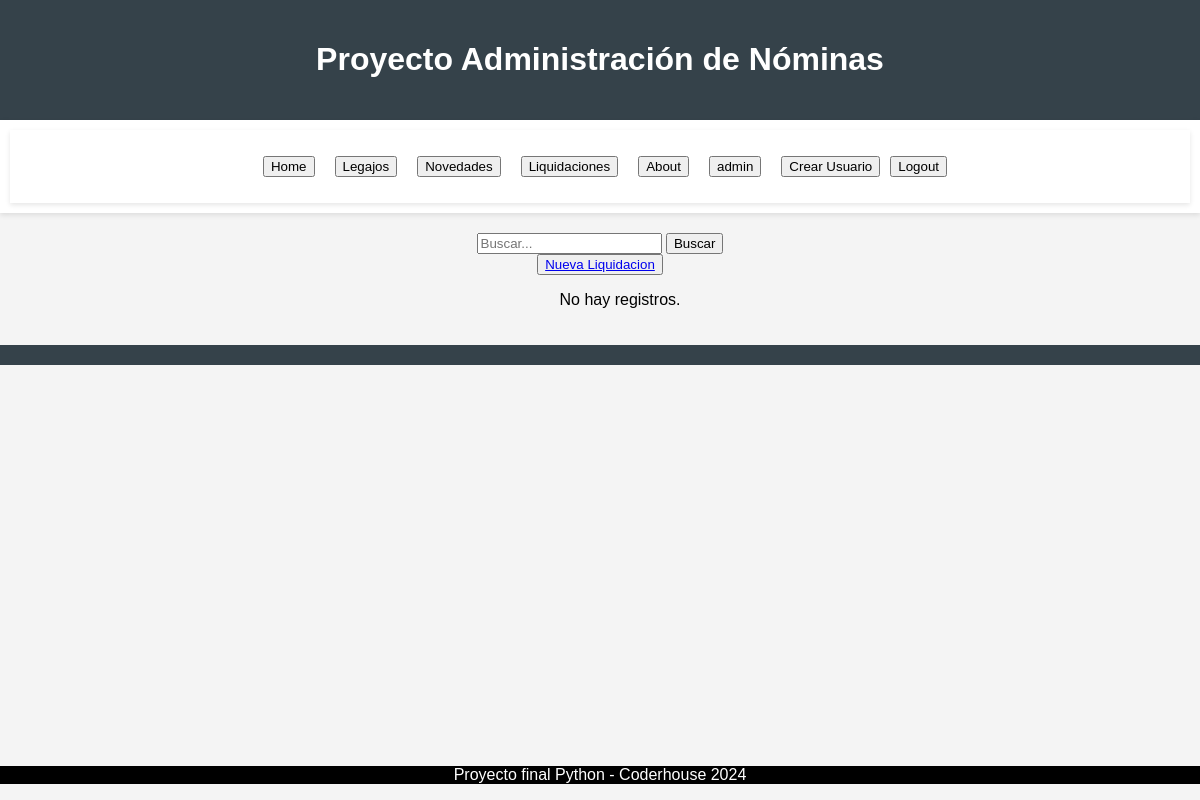
/nominas/liquidacion/list (signed in), run on an earlier commit of the app's database.
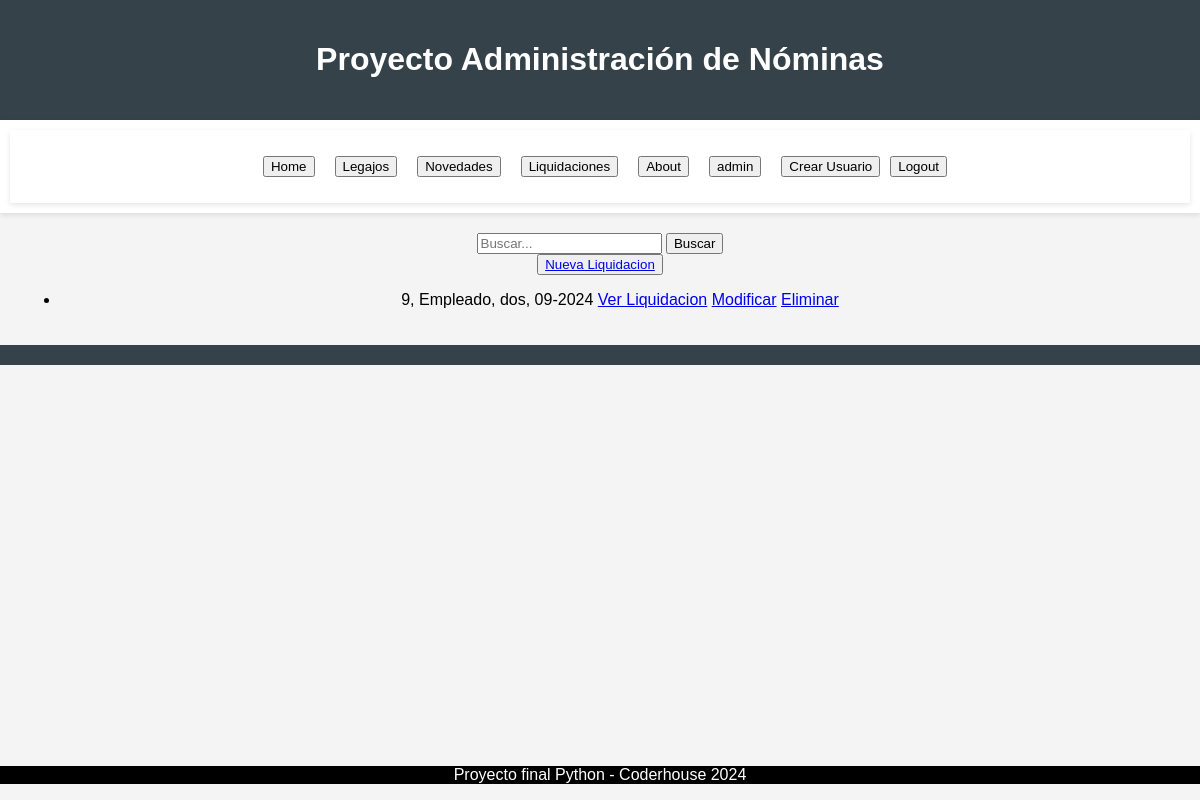
And on a later commit of the database.
### nominas/models.py (models this page shows, shortened)
class Liquidacion(models.Model):
    empleado = models.ForeignKey(Empleado, on_delete=models.CASCADE)
    periodo = models.CharField(max_length=7)  # Ejemplo: "09-2024" (mes y año)
    fecha_liquidacion = models.DateField(default=date.today)
    total_dias_ausencia = models.IntegerField(default=0)
    total_liquidacion = models.DecimalField(max_digits=10, decimal_places=2, default=0.00)
    fecha_pago = models.DateField()

class Empleado(models.Model):
    SEXO_CHOICES = [
        ('M', 'Masculino'),
        ('F', 'Femenino'),
    ]
    ESTADO_CHOICES = [
        ('A', 'Activo'),
        ('P', 'Pasivo'),
    ]
    MOD_CONTRATACION_CHOICES = [
        ('T', 'Temporal'),
        ('P', 'Permanente'),
    ]
    nro_legajo = models.AutoField(primary_key=True)
    nombre_empleado = models.CharField(max_length=50)
    apellido_empleado = models.CharField(max_length=50)
    dni = models.CharField(max_length=8)
    sexo_empleado = models.CharField(max_length=1, choices=SEXO_CHOICES)  # Elección entre Masculino y Femenino
    celular = models.CharField(max_length=30, blank=True, null=True)
    mail = models.CharField(max_length=50, blank=True, null=True)
    fecha_de_nacimiento = models.DateField(verbose_name='Fecha de Nacimiento')
    fecha_de_ingreso = models.DateField()
    fecha_de_egreso = models.DateField(blank=True, null=True)
    estado = models.CharField(max_length=1, choices=ESTADO_CHOICES)  # Elección entre Activo y Pasivo
    nacionalidad = models.CharField(max_length=100)  # Campo para ingresar el país a mano
    mod_contratacion = models.CharField(max_length=1, choices=MOD_CONTRATACION_CHOICES, blank=True, null=True)  # Elección entre Temporal y Permanente
    puesto = models.CharField(max_length=100)
    sueldo = models.DecimalField(max_digits=10, decimal_places=2)
    avatar = models.ImageField(upload_to='avatares', blank=True, null=True)

### nominas/views.py (the view)
# urls.py: path("liquidacion/list", views.liquidacion_list, name="liquidacion_list"),
@login_required
def liquidacion_list(request):
    query = request.GET.get("q")
    if query:
        novedades = Liquidacion.objects.filter(
            Q(empleado__nombre_empleado__icontains=query) | Q(empleado__apellido_empleado__icontains=query)
        )
    else:
        novedades = Liquidacion.objects.all()
    context = {"object_list": novedades}
    return render(request, "nominas/liquidacion_list.html", context)

### nominas/templates/nominas/liquidacion_list.html (shortened to what this page needs)
{% extends 'core/base.html' %}
{% block main %}
    <form action="{% url 'nominas:liquidacion_list' %}" method="get">
        <input type="text" name="q" placeholder="Buscar...">
        <button type="submit">Buscar</button>
    </form>
    <button>
        <a href="{% url 'nominas:liquidacion_form' %}">Nueva Liquidacion</a>
    </button>
    <ul>
        {% for object in object_list %}
            <li>{{ object.empleado.nro_legajo }}, {{ object.empleado.nombre_empleado }}, {{ object.empleado.apellido_empleado }}, {{ object.periodo }}
                <a href="{% url 'nominas:liquidacion_detail' object.id %}">Ver Liquidacion</a>
                <a href="{% url 'nominas:liquidacion_update' object.id %}">Modificar</a>
                <a href="{% url 'nominas:liquidacion_delete' object.id %}">Eliminar</a>
            </li>
        {% empty %}
            <p>No hay registros.</p>
        {% endfor %}
    </ul>
{% endblock main %}

What changed in the data, as far as the page shows it:
added Liquidacion: empleado.nro_legajo "9", empleado.nombre_empleado "Empleado", empleado.apellido_empleado "dos", periodo "09-2024"
Also different on the page:
text no longer shown: "No hay registros."
